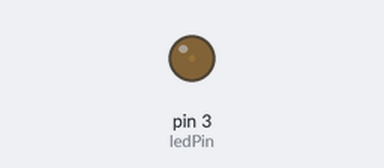
The sketch below on a simulated Arduino Uno, built with avr-gcc and run on an emulated ATmega328P. On the bench: output pins drawn as LEDs (lit = HIGH).

Above: at 0.05 s.
At 0.65 s:
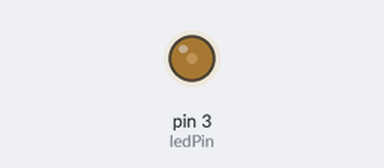
At 1.3 s:
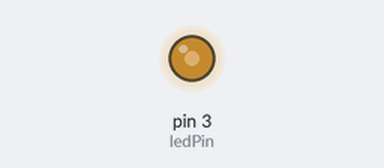
At 2.55 s:
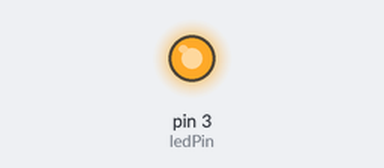
Timing chart, 0 to 5.9 s (numbered marks = the images above):
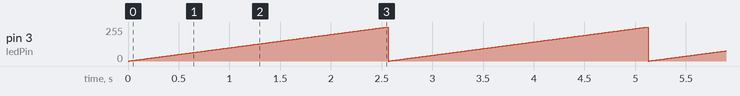

Measured:
- by itself, pin 3 (ledPin): ramps from 0/255 to 255/255 and jumps back, once every 2.6 s

The sketch:

sketch_feb22a.ino
```cpp
const byte ledPin = 3;
void setup() {
  // put your setup code here, to run once:

}

void loop() {
  // put your main code here, to run repeatedly:
 for(int n = 0 ; n <= 255 ; n++)
 {
  analogWrite(ledPin,n);
  delay(10);
  }
  for(int n = 0 ; n >= 255 ; n--)
  {
    analogWrite(ledPin,n);
    delay(10);
    }
}
```
